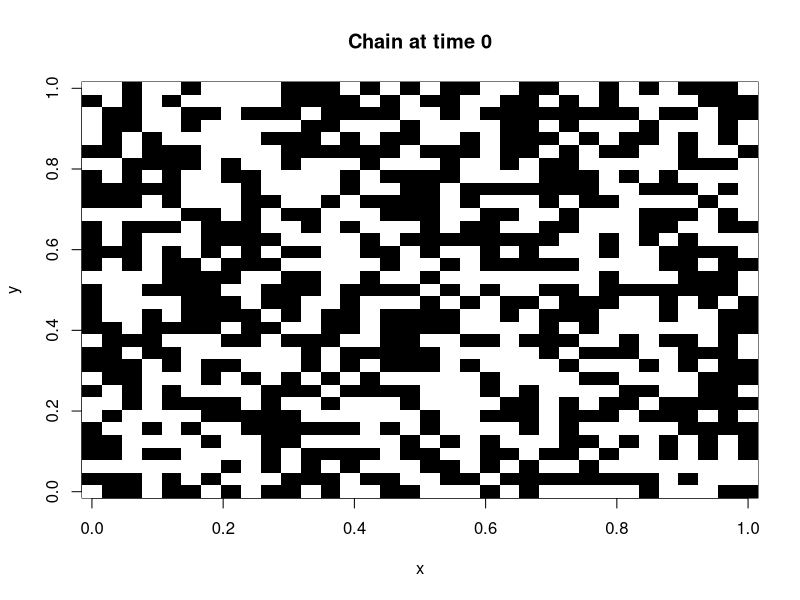
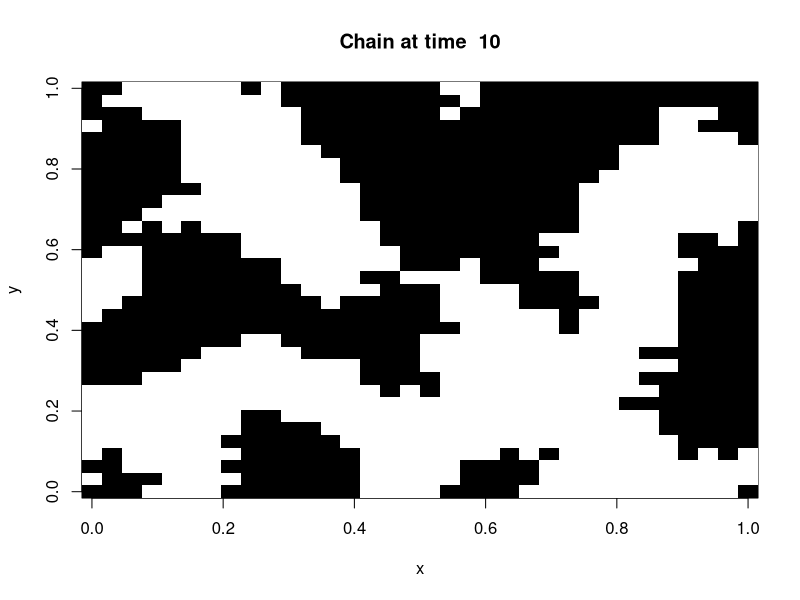
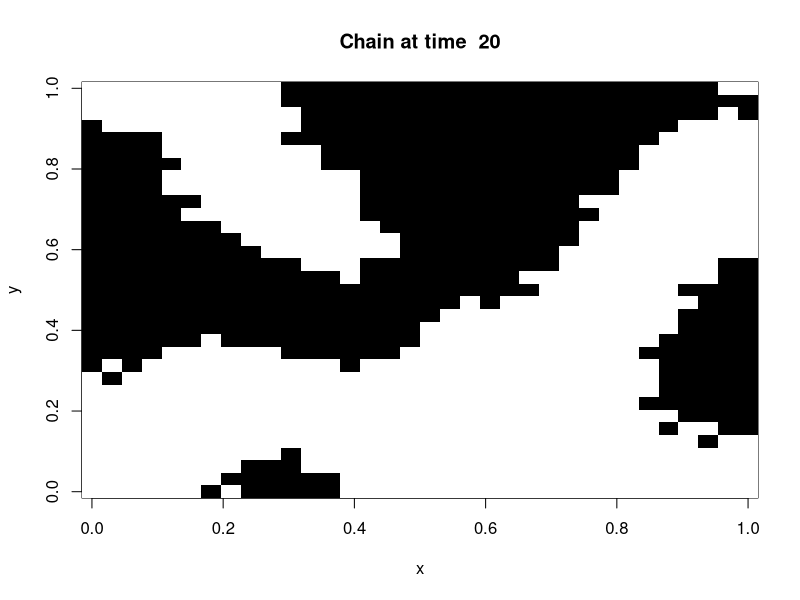
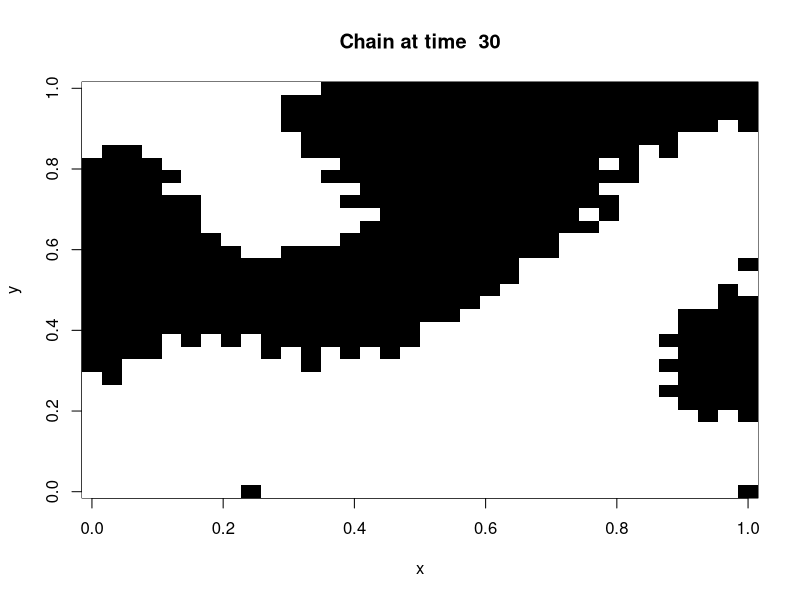
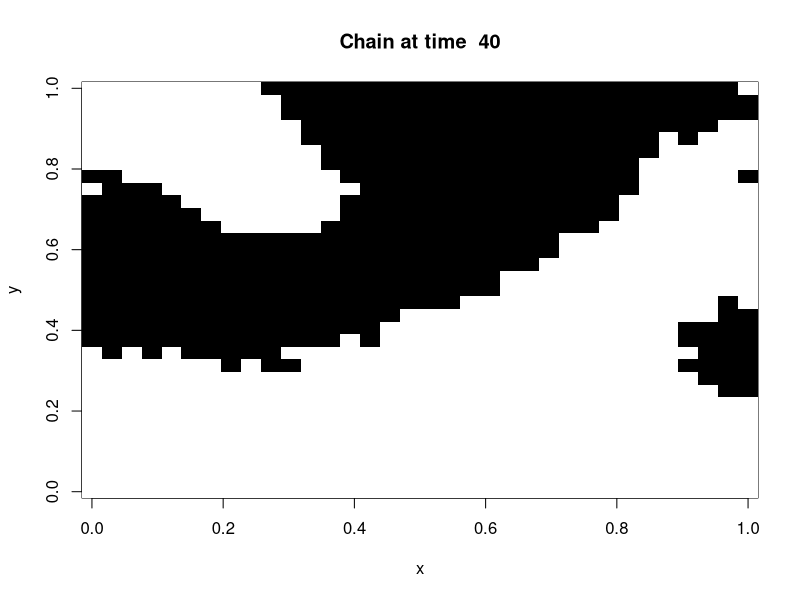
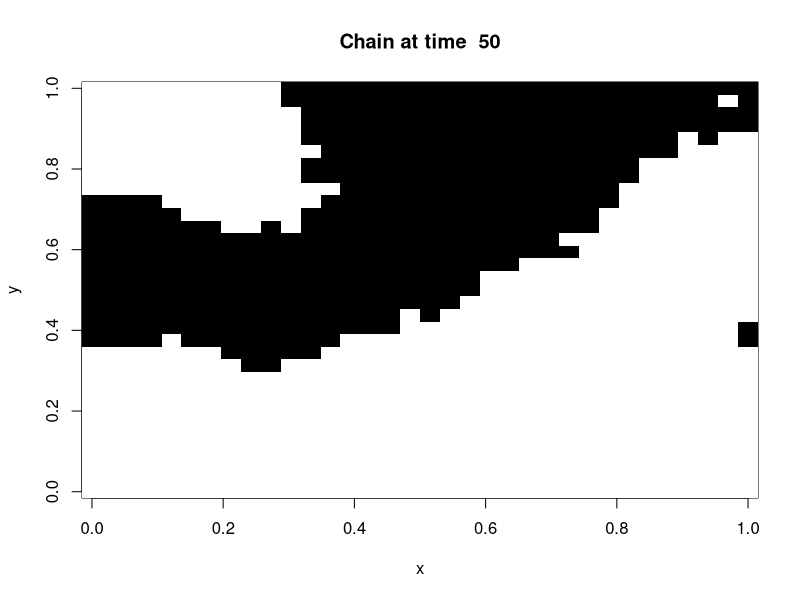
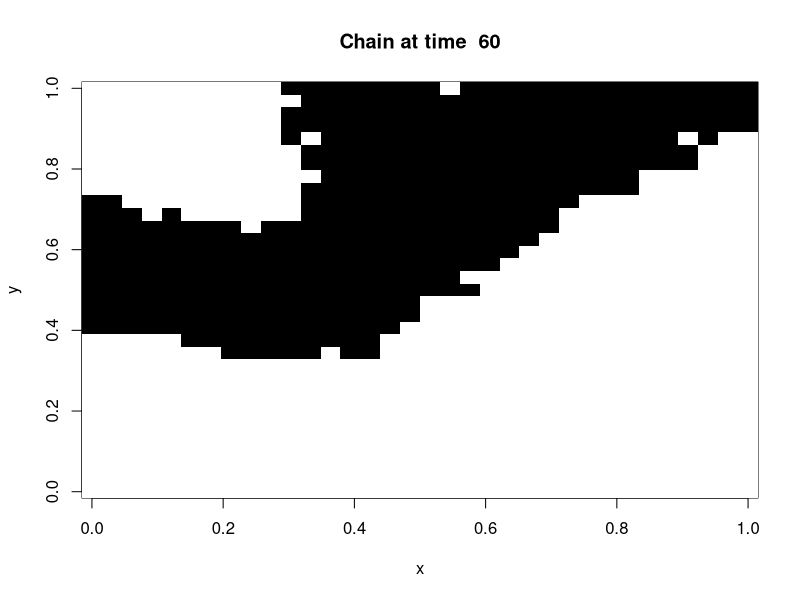
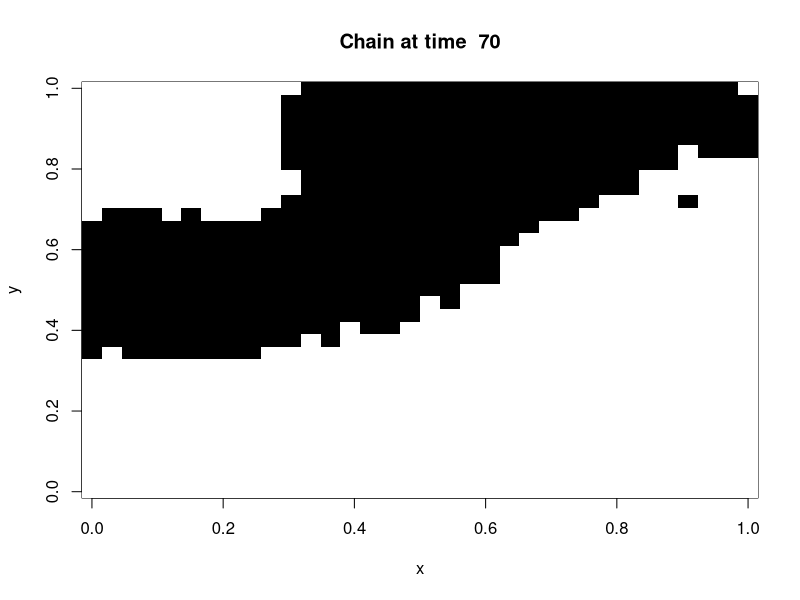

Here is the R script that generated these plots, in order:
#Gibbs sampler for the Ising model
rm(list=ls())
#settings
beta=1
niter=100
nx=34
ny=33 ;ntot=nx*ny

#function neighbours
neighbours <- function(x,i,j){
  #Clockwise ordering. if 8 we start in north pixel.
  nx=length(x[,1]); ny=length(x[1,])
  if(i==1 && j==1) nbrs=c(x[1,2],x[2,2],x[2,1]) #left-down
  if(i==1 && j==ny) nbrs=c(x[2,ny],x[2,ny-1],x[1,ny-1])#left-up
  if(i==1 && j!=1 && j!=ny) nbrs=c(x[1,j+1],x[2,j+1]
                ,x[2,j],x[2,j-1],x[1,j-1]) #left border
  
  if(i==nx && j==1) nbrs=c(x[nx-1,1],x[nx-1,2],x[nx,2])#right-down
  if(i==nx && j==ny) nbrs=c(x[nx,ny-1],x[nx-1,ny-1],
                            x[nx-1,ny])#right-up
  if(i==nx && j!=1 && j!=ny) nbrs=c(x[nx,j-1],x[nx-1,j-1]
           ,x[nx-1,j],x[nx-1,j+1],x[nx,j+1])#right border

  if(j==1 && i!=1 && i!=nx) nbrs=c(x[i-1,1],x[i-1,2]
               ,x[i,2],x[i+1,2],x[i+1,1]) #down border
  
  if(j==ny && i!=1 && i!=nx) nbrs=c(x[i+1,ny],x[i+1,ny-1]
               ,x[i,ny-1],x[i-1,ny-1],x[i-1,ny]) #up border
  #inner point 8 neigbhours first is north and then clockwise
  if(i!=1 && i!=nx && j!=1 && j!=ny) nbrs=c(x[i,j+1],x[i+1,j+1]
  ,x[i+1,j],x[i+1,j-1],x[i,j-1],x[i-1,j-1],x[i-1,j],x[i-1,j+1])
  
  return(nbrs)  
}

#initial data random binary
set.seed(2) 
x=matrix(nr=nx,nc=ny,data=rbinom(n=ntot,size=1,prob=0.5))
xini=x;
#movie press to continue
image(seq(0,1,l=nx),seq(0,1,l=ny),xini,
      main="Chain at time 0",
      xlab="x",ylab="y",
      col=c("white","black"))  

cat ("Press [enter] to continue")
line <- readline()   


#initializing things for the bucle
#z=matrix(nr=nx,nc=ny,)
mass=rep(0,niter)
mass[1]=sum(x)/ntot;
y=matrix(nx,ny,data=NA)

for(t in 2:niter){
  for(i in 1:nx){
    for(j in 1:ny){
      #we operate in each pixel every iteration
      xcand=1-x[i,j] # the opposite value 
      #we look at the neighbours
      xneigh=neighbours(x,i,j)
      nneigh=length(xneigh)
      A=sum(xneigh);B=nneigh-A
      favor <- ifelse(xcand==1,A,B)
      against=nneigh-favor
      
      # p from potts algorithm 1
      c=exp(beta*favor)+exp(beta*against)
      p=exp(beta*favor)/c #should be in [0,1]
      
      #toss unfair coin and decide 
      y[i,j] <- ifelse(rbinom(1,1,p),xcand,x[i,j])
      
    }
    
  }
  #all the pixels have change this iteration
  x=y
  mass[t]=sum(x)/ntot # total mass of black points
  #if(t %% 100 == 0) {z[,,cont]=y;cont=con
  #Evolutionplot
  if(t %% (niter/10) ==0){ #time to see the changes
    image(seq(0,1,l=nx),seq(0,1,l=ny),x,
          main=paste("Chain at time ",t),
          xlab="x",ylab="y",
          col=c("white","black"))  
    cat ("Press [enter] to continue")
    line <- readline()    
  }
  
}


png("fig1.png",height=300)
par(mfrow=c(1,2))
image(seq(0,1,l=nx),seq(0,1,l=ny),xini,
      main="Chain at time 0",
      xlab="x",ylab="y",
      col=c("white","black"))
image(seq(0,1,l=nx),seq(0,1,l=ny),x,
      main=paste("Chain at time",niter),
      xlab="x",ylab="y",
      col=c("white","black"))
dev.off()

png("mass.png")
plot(seq(1,niter,1),c(0,rep(1,niter-1)),type='n',
     main='mass of blacks (ones)', xlab='iter',ylab='mass')
lines(seq(1,niter,1),mass,type='l')
dev.off()